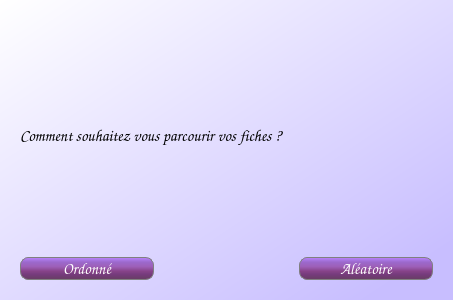
<?xml version="1.0" encoding="UTF-8"?>
<ui version="4.0">
 <class>Dialog</class>
 <widget class="QDialog" name="Dialog">
  <property name="geometry">
   <rect>
    <x>0</x>
    <y>0</y>
    <width>453</width>
    <height>300</height>
   </rect>
  </property>
  <property name="windowTitle">
   <string>Mode</string>
  </property>
  <property name="windowIcon">
   <iconset>
    <normaloff>images/gear.png</normaloff>images/gear.png</iconset>
  </property>
  <property name="styleSheet">
   <string notr="true">QDialog{
background-color :qlineargradient(spread:pad, x1:0, y1:0, x2:1, y2:1, stop:0 rgba(255, 255, 255, 255), stop:0.905028 rgba(200, 190, 255, 255));} 
</string>
  </property>
  <layout class="QGridLayout" name="gridLayout">
   <property name="leftMargin">
    <number>20</number>
   </property>
   <property name="topMargin">
    <number>20</number>
   </property>
   <property name="rightMargin">
    <number>20</number>
   </property>
   <property name="bottomMargin">
    <number>20</number>
   </property>
   <property name="horizontalSpacing">
    <number>6</number>
   </property>
   <item row="1" column="0">
    <widget class="QPushButton" name="orderedButton">
     <property name="font">
      <font>
       <family>Comic Sans MS</family>
       <pointsize>12</pointsize>
      </font>
     </property>
     <property name="styleSheet">
      <string notr="true">QPushButton{
background-color:qlineargradient(spread:pad, x1:0, y1:0, x2:0, y2:1, stop:0 rgba(185, 132, 255, 255), stop:0.212435 rgba(156, 105, 204, 255), stop:0.41573 rgba(157, 95, 184, 255), stop:0.623596 rgba(134, 67, 136, 255), stop:0.766839 rgba(118, 59, 125, 255), stop:1 rgba(104, 61, 99, 255));
color:white;
border: 1px solid gray; 
border-radius: 8px; 
padding: 0 8px; 
selection-background-color: darkgray; }

QPushButton:pressed{
background-color:qlineargradient(spread:pad, x1:0, y1:0, x2:0, y2:1, stop:0 rgba(104, 74, 143, 255), stop:0.212435 rgba(99, 67, 130, 255), stop:0.41573 rgba(97, 58, 114, 255), stop:0.621762 rgba(90, 47, 91, 255), stop:0.766839 rgba(87, 43, 92, 255), stop:1 rgba(68, 40, 65, 255));
}</string>
     </property>
     <property name="text">
      <string>Ordonné</string>
     </property>
    </widget>
   </item>
   <item row="1" column="2">
    <widget class="QPushButton" name="randomButton">
     <property name="font">
      <font>
       <family>Comic Sans MS</family>
       <pointsize>12</pointsize>
      </font>
     </property>
     <property name="styleSheet">
      <string notr="true">QPushButton{
background-color:qlineargradient(spread:pad, x1:0, y1:0, x2:0, y2:1, stop:0 rgba(185, 132, 255, 255), stop:0.212435 rgba(156, 105, 204, 255), stop:0.41573 rgba(157, 95, 184, 255), stop:0.623596 rgba(134, 67, 136, 255), stop:0.766839 rgba(118, 59, 125, 255), stop:1 rgba(104, 61, 99, 255));
color:white;
border: 1px solid gray; 
border-radius: 8px; 
padding: 0 8px; 
selection-background-color: darkgray; }

QPushButton:pressed{
background-color:qlineargradient(spread:pad, x1:0, y1:0, x2:0, y2:1, stop:0 rgba(104, 74, 143, 255), stop:0.212435 rgba(99, 67, 130, 255), stop:0.41573 rgba(97, 58, 114, 255), stop:0.621762 rgba(90, 47, 91, 255), stop:0.766839 rgba(87, 43, 92, 255), stop:1 rgba(68, 40, 65, 255));
}</string>
     </property>
     <property name="text">
      <string>Aléatoire</string>
     </property>
    </widget>
   </item>
   <item row="0" column="0" colspan="3">
    <widget class="QLabel" name="label">
     <property name="font">
      <font>
       <family>Comic Sans MS</family>
       <pointsize>12</pointsize>
      </font>
     </property>
     <property name="text">
      <string>Comment souhaitez vous parcourir vos fiches ?</string>
     </property>
    </widget>
   </item>
  </layout>
 </widget>
 <resources/>
 <connections/>
</ui>
